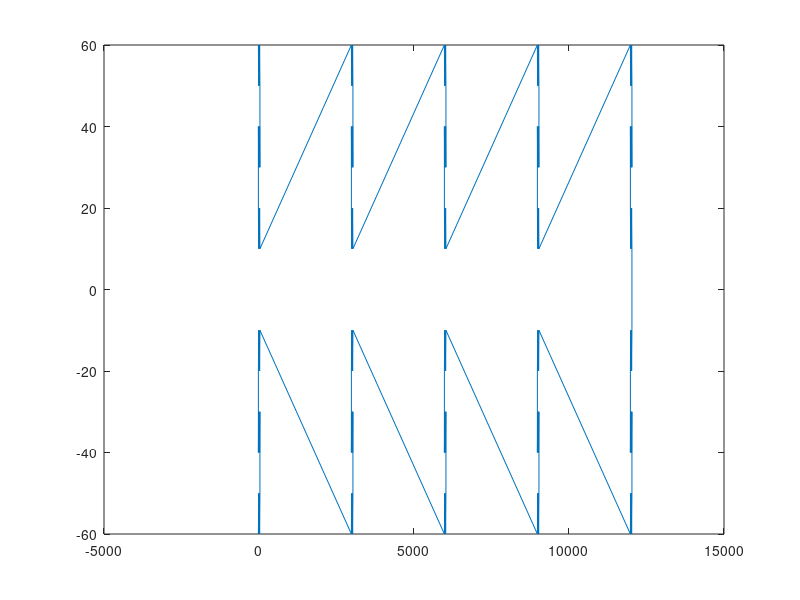

MATLAB code for this plot:
clear;
v = 1;
m_x = 10;
m_y = 10;
start_y = 60;
start_x = -20;
verso_x = 1;
verso_y = -1; %1=verso positivo -1=verso negativo
x_original = zeros(1,10);
y_original = zeros(1,10);
x_original(1) = start_x;
y_original(1) = start_y;
i = 1;
n_nodes = 5; %numero nodi escluso il ROV
d_max = 3000;
for k = 0:n_nodes-1
    verso_x = 1;
    verso_y = -1; %1=verso positivo -1=verso negativo
    
    while y_original(i) ~= 10 || x_original(i) ~= 30 + k*d_max
        i = i+1;
        x_original(i) = x_original(i-1) + m_x*verso_x;
        y_original(i) = y_original(i-1) + m_y*verso_y;
        verso_y = verso_y*(-1);
        if (x_original(i) == -20 +k*d_max || x_original(i) == 30+k*d_max) && y_original(i) ~= 10
            
            i = i+1;
            x_original(i) = x_original(i-1);
            y_original(i) = y_original(i-1) - 2*m_y;
            %i = i+1;
            %x_original(i) = x_original(i-1);
            %y_original(i) = y_original(i-1) - m_y;
            verso_x = verso_x*(-1);
        end
    end
    
    if k ~= n_nodes-1
        i = i+1;
        x_original(i) = start_x + d_max*(k+1);
        y_original(i) = start_y;
    end
    
end

y = (y_original-70).';
x = (fliplr(x_original)).';

x_original = x_original.';
y_original = y_original.';

x_original = [x_original;x];
y_original = [y_original;y];

save('posBasedRt_path.mat','x_original','y_original');
plot(x_original,y_original)